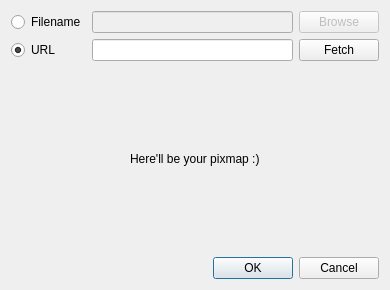
<?xml version="1.0" encoding="UTF-8"?>
<ui version="4.0">
 <class>CSetArtworkDialog</class>
 <widget class="QDialog" name="CSetArtworkDialog">
  <property name="geometry">
   <rect>
    <x>0</x>
    <y>0</y>
    <width>390</width>
    <height>290</height>
   </rect>
  </property>
  <property name="windowTitle">
   <string>Dialog</string>
  </property>
  <layout class="QVBoxLayout" name="verticalLayout">
   <item>
    <layout class="QGridLayout" name="gridLayout_2">
     <item row="0" column="1">
      <widget class="QLineEdit" name="pathEdit">
       <property name="enabled">
        <bool>false</bool>
       </property>
       <property name="readOnly">
        <bool>true</bool>
       </property>
      </widget>
     </item>
     <item row="0" column="2">
      <widget class="QPushButton" name="browseBtn">
       <property name="enabled">
        <bool>false</bool>
       </property>
       <property name="text">
        <string>Browse</string>
       </property>
      </widget>
     </item>
     <item row="1" column="1">
      <widget class="QLineEdit" name="urlEdit">
       <property name="enabled">
        <bool>true</bool>
       </property>
      </widget>
     </item>
     <item row="1" column="2">
      <widget class="QPushButton" name="fetchBtn">
       <property name="enabled">
        <bool>true</bool>
       </property>
       <property name="text">
        <string>Fetch</string>
       </property>
      </widget>
     </item>
     <item row="0" column="0">
      <widget class="QRadioButton" name="filenameRadioBtn">
       <property name="text">
        <string>Filename</string>
       </property>
       <property name="checked">
        <bool>false</bool>
       </property>
      </widget>
     </item>
     <item row="1" column="0">
      <widget class="QRadioButton" name="urlRadioBtn">
       <property name="text">
        <string>URL</string>
       </property>
       <property name="checked">
        <bool>true</bool>
       </property>
      </widget>
     </item>
    </layout>
   </item>
   <item>
    <layout class="QGridLayout" name="gridLayout_3">
     <item row="1" column="0">
      <spacer name="horizontalSpacer">
       <property name="orientation">
        <enum>Qt::Horizontal</enum>
       </property>
       <property name="sizeHint" stdset="0">
        <size>
         <width>40</width>
         <height>20</height>
        </size>
       </property>
      </spacer>
     </item>
     <item row="1" column="1">
      <widget class="QLabel" name="artworkLbl">
       <property name="text">
        <string>Here'll be your pixmap :)</string>
       </property>
      </widget>
     </item>
     <item row="1" column="2">
      <spacer name="horizontalSpacer_2">
       <property name="orientation">
        <enum>Qt::Horizontal</enum>
       </property>
       <property name="sizeHint" stdset="0">
        <size>
         <width>40</width>
         <height>20</height>
        </size>
       </property>
      </spacer>
     </item>
     <item row="0" column="1">
      <spacer name="verticalSpacer">
       <property name="orientation">
        <enum>Qt::Vertical</enum>
       </property>
       <property name="sizeHint" stdset="0">
        <size>
         <width>20</width>
         <height>40</height>
        </size>
       </property>
      </spacer>
     </item>
     <item row="2" column="1">
      <spacer name="verticalSpacer_2">
       <property name="orientation">
        <enum>Qt::Vertical</enum>
       </property>
       <property name="sizeHint" stdset="0">
        <size>
         <width>20</width>
         <height>40</height>
        </size>
       </property>
      </spacer>
     </item>
    </layout>
   </item>
   <item>
    <widget class="QDialogButtonBox" name="buttonBox">
     <property name="orientation">
      <enum>Qt::Horizontal</enum>
     </property>
     <property name="standardButtons">
      <set>QDialogButtonBox::Cancel|QDialogButtonBox::Ok</set>
     </property>
    </widget>
   </item>
  </layout>
 </widget>
 <resources/>
 <connections>
  <connection>
   <sender>buttonBox</sender>
   <signal>accepted()</signal>
   <receiver>CSetArtworkDialog</receiver>
   <slot>accept()</slot>
   <hints>
    <hint type="sourcelabel">
     <x>248</x>
     <y>254</y>
    </hint>
    <hint type="destinationlabel">
     <x>157</x>
     <y>274</y>
    </hint>
   </hints>
  </connection>
  <connection>
   <sender>buttonBox</sender>
   <signal>rejected()</signal>
   <receiver>CSetArtworkDialog</receiver>
   <slot>reject()</slot>
   <hints>
    <hint type="sourcelabel">
     <x>316</x>
     <y>260</y>
    </hint>
    <hint type="destinationlabel">
     <x>286</x>
     <y>274</y>
    </hint>
   </hints>
  </connection>
  <connection>
   <sender>filenameRadioBtn</sender>
   <signal>toggled(bool)</signal>
   <receiver>pathEdit</receiver>
   <slot>setEnabled(bool)</slot>
   <hints>
    <hint type="sourcelabel">
     <x>47</x>
     <y>20</y>
    </hint>
    <hint type="destinationlabel">
     <x>199</x>
     <y>19</y>
    </hint>
   </hints>
  </connection>
  <connection>
   <sender>filenameRadioBtn</sender>
   <signal>toggled(bool)</signal>
   <receiver>browseBtn</receiver>
   <slot>setEnabled(bool)</slot>
   <hints>
    <hint type="sourcelabel">
     <x>47</x>
     <y>20</y>
    </hint>
    <hint type="destinationlabel">
     <x>350</x>
     <y>20</y>
    </hint>
   </hints>
  </connection>
  <connection>
   <sender>urlRadioBtn</sender>
   <signal>toggled(bool)</signal>
   <receiver>urlEdit</receiver>
   <slot>setEnabled(bool)</slot>
   <hints>
    <hint type="sourcelabel">
     <x>47</x>
     <y>53</y>
    </hint>
    <hint type="destinationlabel">
     <x>199</x>
     <y>52</y>
    </hint>
   </hints>
  </connection>
  <connection>
   <sender>urlRadioBtn</sender>
   <signal>toggled(bool)</signal>
   <receiver>fetchBtn</receiver>
   <slot>setEnabled(bool)</slot>
   <hints>
    <hint type="sourcelabel">
     <x>47</x>
     <y>53</y>
    </hint>
    <hint type="destinationlabel">
     <x>350</x>
     <y>53</y>
    </hint>
   </hints>
  </connection>
 </connections>
</ui>
